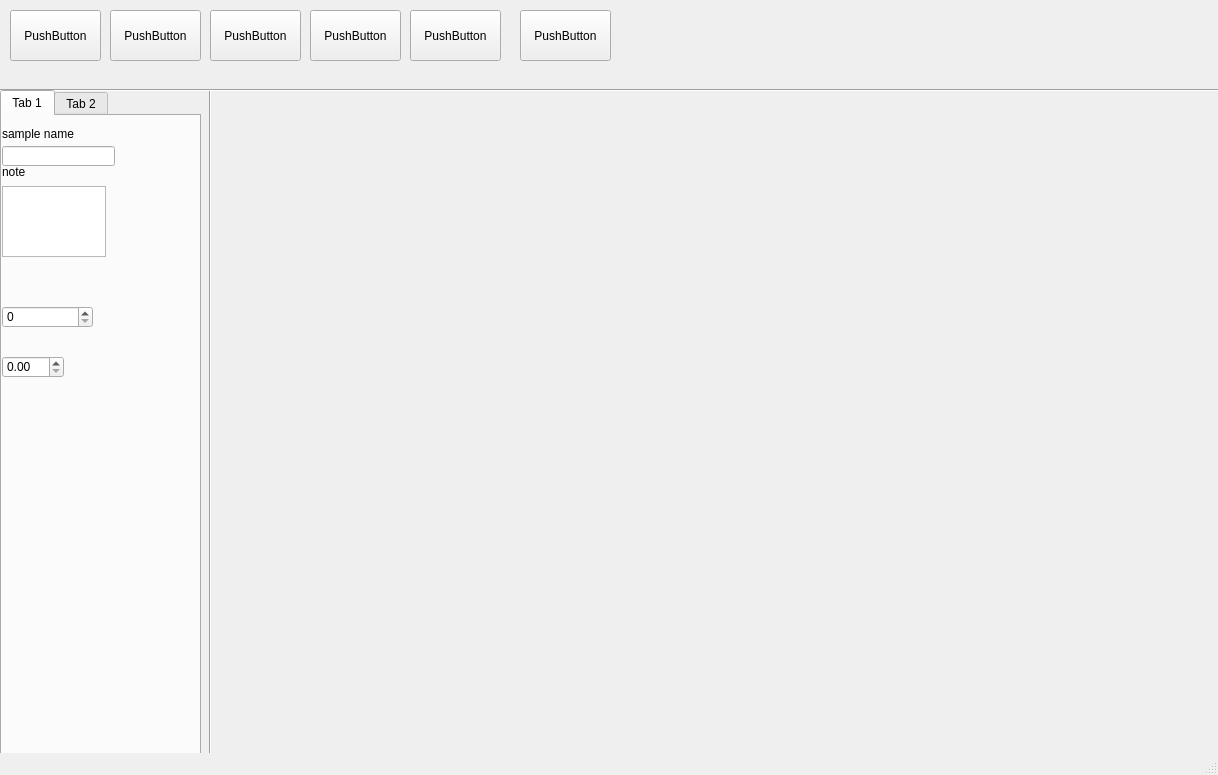
<?xml version="1.0" encoding="UTF-8"?>
<ui version="4.0">
 <class>MainWindow</class>
 <widget class="QMainWindow" name="MainWindow">
  <property name="geometry">
   <rect>
    <x>0</x>
    <y>0</y>
    <width>1218</width>
    <height>775</height>
   </rect>
  </property>
  <property name="windowTitle">
   <string>MainWindow</string>
  </property>
  <widget class="QWidget" name="centralwidget">
   <widget class="Line" name="line">
    <property name="geometry">
     <rect>
      <x>200</x>
      <y>90</y>
      <width>20</width>
      <height>691</height>
     </rect>
    </property>
    <property name="orientation">
     <enum>Qt::Vertical</enum>
    </property>
   </widget>
   <widget class="Line" name="line_2">
    <property name="geometry">
     <rect>
      <x>0</x>
      <y>80</y>
      <width>1221</width>
      <height>20</height>
     </rect>
    </property>
    <property name="orientation">
     <enum>Qt::Horizontal</enum>
    </property>
   </widget>
   <widget class="QTabWidget" name="tabWidget">
    <property name="geometry">
     <rect>
      <x>0</x>
      <y>90</y>
      <width>201</width>
      <height>691</height>
     </rect>
    </property>
    <property name="currentIndex">
     <number>0</number>
    </property>
    <widget class="QWidget" name="tab">
     <attribute name="title">
      <string>Tab 1</string>
     </attribute>
     <widget class="QLineEdit" name="lineEdit">
      <property name="geometry">
       <rect>
        <x>0</x>
        <y>30</y>
        <width>113</width>
        <height>20</height>
       </rect>
      </property>
     </widget>
     <widget class="QLabel" name="label">
      <property name="geometry">
       <rect>
        <x>0</x>
        <y>10</y>
        <width>81</width>
        <height>16</height>
       </rect>
      </property>
      <property name="text">
       <string>sample name</string>
      </property>
     </widget>
     <widget class="QTextEdit" name="textEdit">
      <property name="geometry">
       <rect>
        <x>0</x>
        <y>70</y>
        <width>104</width>
        <height>71</height>
       </rect>
      </property>
     </widget>
     <widget class="QLabel" name="label_2">
      <property name="geometry">
       <rect>
        <x>0</x>
        <y>50</y>
        <width>54</width>
        <height>12</height>
       </rect>
      </property>
      <property name="text">
       <string>note</string>
      </property>
     </widget>
     <widget class="QSpinBox" name="spinBox">
      <property name="geometry">
       <rect>
        <x>0</x>
        <y>190</y>
        <width>91</width>
        <height>22</height>
       </rect>
      </property>
     </widget>
     <widget class="QDoubleSpinBox" name="doubleSpinBox">
      <property name="geometry">
       <rect>
        <x>0</x>
        <y>240</y>
        <width>62</width>
        <height>22</height>
       </rect>
      </property>
     </widget>
    </widget>
    <widget class="QWidget" name="tab_2">
     <attribute name="title">
      <string>Tab 2</string>
     </attribute>
    </widget>
   </widget>
   <widget class="QWidget" name="widget" native="true">
    <property name="geometry">
     <rect>
      <x>219</x>
      <y>99</y>
      <width>991</width>
      <height>691</height>
     </rect>
    </property>
   </widget>
   <widget class="QPushButton" name="pushButton">
    <property name="geometry">
     <rect>
      <x>10</x>
      <y>10</y>
      <width>91</width>
      <height>51</height>
     </rect>
    </property>
    <property name="text">
     <string>PushButton</string>
    </property>
   </widget>
   <widget class="QPushButton" name="pushButton_2">
    <property name="geometry">
     <rect>
      <x>110</x>
      <y>10</y>
      <width>91</width>
      <height>51</height>
     </rect>
    </property>
    <property name="text">
     <string>PushButton</string>
    </property>
   </widget>
   <widget class="QPushButton" name="pushButton_3">
    <property name="geometry">
     <rect>
      <x>210</x>
      <y>10</y>
      <width>91</width>
      <height>51</height>
     </rect>
    </property>
    <property name="text">
     <string>PushButton</string>
    </property>
   </widget>
   <widget class="QPushButton" name="pushButton_4">
    <property name="geometry">
     <rect>
      <x>310</x>
      <y>10</y>
      <width>91</width>
      <height>51</height>
     </rect>
    </property>
    <property name="text">
     <string>PushButton</string>
    </property>
   </widget>
   <widget class="QPushButton" name="pushButton_5">
    <property name="geometry">
     <rect>
      <x>410</x>
      <y>10</y>
      <width>91</width>
      <height>51</height>
     </rect>
    </property>
    <property name="text">
     <string>PushButton</string>
    </property>
   </widget>
   <widget class="QPushButton" name="pushButton_6">
    <property name="geometry">
     <rect>
      <x>520</x>
      <y>10</y>
      <width>91</width>
      <height>51</height>
     </rect>
    </property>
    <property name="text">
     <string>PushButton</string>
    </property>
   </widget>
  </widget>
  <widget class="QStatusBar" name="statusbar"/>
  <action name="actionS">
   <property name="text">
    <string>S</string>
   </property>
  </action>
  <action name="actionX">
   <property name="text">
    <string>X</string>
   </property>
  </action>
  <action name="actionC">
   <property name="text">
    <string>C</string>
   </property>
  </action>
  <action name="actionCV">
   <property name="text">
    <string>CV</string>
   </property>
  </action>
  <action name="actionA">
   <property name="text">
    <string>A</string>
   </property>
  </action>
  <action name="actionS_2">
   <property name="text">
    <string>S</string>
   </property>
  </action>
  <action name="actionD">
   <property name="text">
    <string>D</string>
   </property>
  </action>
 </widget>
 <resources/>
 <connections/>
</ui>
